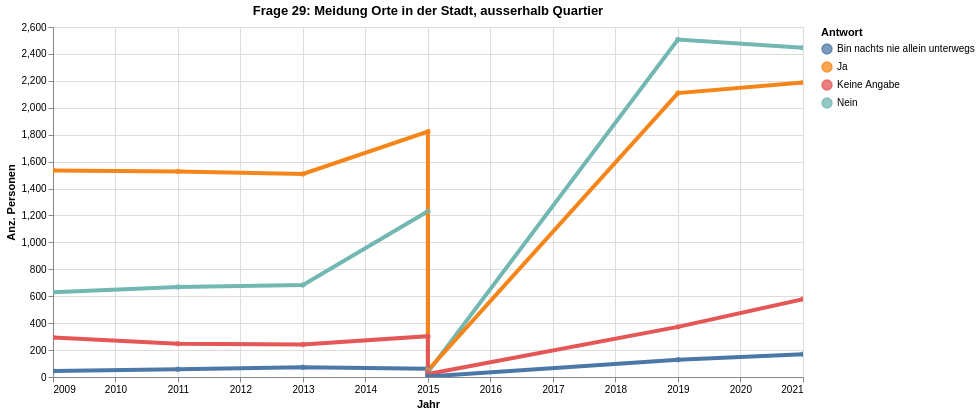

This figure's notebook cell:
### Code cell
myTitle="Frage 29: Meidung Orte in der Stadt, ausserhalb Quartier"

highlight = alt.selection(type='single', on='mouseover',
                          fields=['A4003aa01'], nearest=True)
#x='date:StichtagDatJahr',
base = alt.Chart(myAgg.reset_index().query('sum_sgewicht>0'), title=myTitle).encode(
    x=alt.X('Jahr', axis=alt.Axis(title='Jahr'))# , axis=alt.Axis(format='%', title='percentage')
    , y=alt.X('sum_sgewicht', axis=alt.Axis(title='Anz. Personen'))
    , color=alt.Color('A4003aa01', legend=alt.Legend(title="Antwort", orient="right"))  
    ,tooltip=['Jahr', 'A4003aa01','sum_sgewicht']    
)
points = base.mark_circle().encode(
    opacity=alt.value(0.75)
).add_selection(
    highlight
).properties(
    width=750 , height=350
)
lines = base.mark_line().encode(
    size=alt.condition(~highlight, alt.value(0.5), alt.value(4))
).interactive()

lines + points

### Figure 1 — Vega-Lite specification as saved in the notebook (floating-point values rounded to 4 significant figures)
{"config": {"view": {"continuousWidth": 400, "continuousHeight": 300}}, "layer": [{"mark": "line", "encoding": {"color": {"type": "nominal", "field": "A4003aa01", "legend": {"orient": "right", "title": "Antwort"}}, "size": {"condition": {"value": 0.5, "selection": {"not": "selector020"}}, "value": 4}, "tooltip": [{"type": "temporal", "field": "Jahr"}, {"type": "nominal", "field": "A4003aa01"}, {"type": "quantitative", "field": "sum_sgewicht"}], "x": {"type": "temporal", "axis": {"title": "Jahr"}, "field": "Jahr"}, "y": {"type": "quantitative", "axis": {"title": "Anz. Personen"}, "field": "sum_sgewicht"}}, "selection": {"selector021": {"type": "interval", "bind": "scales", "encodings": ["x", "y"]}}, "title": "Frage 29: Meidung Orte in der Stadt, ausserhalb Quartier"}, {"mark": "circle", "encoding": {"color": {"type": "nominal", "field": "A4003aa01", "legend": {"orient": "right", "title": "Antwort"}}, "opacity": {"value": 0.75}, "tooltip": [{"type": "temporal", "field": "Jahr"}, {"type": "nominal", "field": "A4003aa01"}, {"type": "quantitative", "field": "sum_sgewicht"}], "x": {"type": "temporal", "axis": {"title": "Jahr"}, "field": "Jahr"}, "y": {"type": "quantitative", "axis": {"title": "Anz. Personen"}, "field": "sum_sgewicht"}}, "height": 350, "selection": {"selector020": {"type": "single", "on": "mouseover", "fields": ["A4003aa01"], "nearest": true}}, "title": "Frage 29: Meidung Orte in der Stadt, ausserhalb Quartier", "width": 750}], "data": {"name": "data-508f8d1ebce2ec9902b7858f36043ea5"}, "$schema": "https://vega.github.io/schema/vega-lite/v4.8.1.json", "datasets": {"data-508f8d1ebce2ec9902b7858f36043ea5": [{"Jahr": "2019-01-01T00:00:00", "A4003aa01": "Nein", "fbversion": "Keine Angabe", "sum_sgewicht": 2507.0}, {"Jahr": "2021-01-01T00:00:00", "A4003aa01": "Nein", "fbversion": "Keine Angabe", "sum_sgewicht": 2447.0}, {"Jahr": "2021-01-01T00:00:00", "A4003aa01": "Ja", "fbversion": "Keine Angabe", "sum_sgewicht": 2188.0}, {"Jahr": "2019-01-01T00:00:00", "A4003aa01": "Ja", "fbversion": "Keine Angabe", "sum_sgewicht": 2109.0}, {"Jahr": "2015-01-01T00:00:00", "A4003aa01": "Ja", "fbversion": "Keine Angabe", "sum_sgewicht": 1823.0}, {"Jahr": "2009-01-01T00:00:00", "A4003aa01": "Ja", "fbversion": "Keine Angabe", "sum_sgewicht": 1534.0}, {"Jahr": "2011-01-01T00:00:00", "A4003aa01": "Ja", "fbversion": "Keine Angabe", "sum_sgewicht": 1527.0}, {"Jahr": "2013-01-01T00:00:00", "A4003aa01": "Ja", "fbversion": "Keine Angabe", "sum_sgewicht": 1508.0}, {"Jahr": "2015-01-01T00:00:00", "A4003aa01": "Nein", "fbversion": "Keine Angabe", "sum_sgewicht": 1232.0}, {"Jahr": "2013-01-01T00:00:00", "A4003aa01": "Nein", "fbversion": "Keine Angabe", "sum_sgewicht": 683.0}, {"Jahr": "2011-01-01T00:00:00", "A4003aa01": "Nein", "fbversion": "Keine Angabe", "sum_sgewicht": 668.6}, {"Jahr": "2009-01-01T00:00:00", "A4003aa01": "Nein", "fbversion": "Keine Angabe", "sum_sgewicht": 628.7}, {"Jahr": "2021-01-01T00:00:00", "A4003aa01": "Keine Angabe", "fbversion": "Keine Angabe", "sum_sgewicht": 578.8}, {"Jahr": "2019-01-01T00:00:00", "A4003aa01": "Keine Angabe", "fbversion": "Keine Angabe", "sum_sgewicht": 372.4}, {"Jahr": "2015-01-01T00:00:00", "A4003aa01": "Keine Angabe", "fbversion": "Keine Angabe", "sum_sgewicht": 303.0}, {"Jahr": "2009-01-01T00:00:00", "A4003aa01": "Keine Angabe", "fbversion": "Keine Angabe", "sum_sgewicht": 292.7}, {"Jahr": "2011-01-01T00:00:00", "A4003aa01": "Keine Angabe", "fbversion": "Keine Angabe", "sum_sgewicht": 247.9}, {"Jahr": "2013-01-01T00:00:00", "A4003aa01": "Keine Angabe", "fbversion": "Keine Angabe", "sum_sgewicht": 241.7}, {"Jahr": "2021-01-01T00:00:00", "A4003aa01": "Bin nachts nie allein unterwegs", "fbversion": "Keine Angabe", "sum_sgewicht": 168.5}, {"Jahr": "2019-01-01T00:00:00", "A4003aa01": "Bin nachts nie allein unterwegs", "fbversion": "Keine Angabe", "sum_sgewicht": 128.5}, {"Jahr": "2013-01-01T00:00:00", "A4003aa01": "Bin nachts nie allein unterwegs", "fbversion": "Keine Angabe", "sum_sgewicht": 71.81}, {"Jahr": "2015-01-01T00:00:00", "A4003aa01": "Bin nachts nie allein unterwegs", "fbversion": "Keine Angabe", "sum_sgewicht": 61.12}, {"Jahr": "2011-01-01T00:00:00", "A4003aa01": "Bin nachts nie allein unterwegs", "fbversion": "Keine Angabe", "sum_sgewicht": 56.73}, {"Jahr": "2015-01-01T00:00:00", "A4003aa01": "Ja", "fbversion": "V1", "sum_sgewicht": 55.05}, {"Jahr": "2015-01-01T00:00:00", "A4003aa01": "Ja", "fbversion": "V2", "sum_sgewicht": 49.98}, {"Jahr": "2009-01-01T00:00:00", "A4003aa01": "Bin nachts nie allein unterwegs", "fbversion": "Keine Angabe", "sum_sgewicht": 45.41}, {"Jahr": "2015-01-01T00:00:00", "A4003aa01": "Nein", "fbversion": "V1", "sum_sgewicht": 43.62}, {"Jahr": "2015-01-01T00:00:00", "A4003aa01": "Nein", "fbversion": "V2", "sum_sgewicht": 36.38}, {"Jahr": "2015-01-01T00:00:00", "A4003aa01": "Keine Angabe", "fbversion": "V1", "sum_sgewicht": 35.82}, {"Jahr": "2015-01-01T00:00:00", "A4003aa01": "Keine Angabe", "fbversion": "V2", "sum_sgewicht": 21.7}, {"Jahr": "2015-01-01T00:00:00", "A4003aa01": "Bin nachts nie allein unterwegs", "fbversion": "V2", "sum_sgewicht": 7.182}, {"Jahr": "2015-01-01T00:00:00", "A4003aa01": "Bin nachts nie allein unterwegs", "fbversion": "V1", "sum_sgewicht": 3.496}]}}
